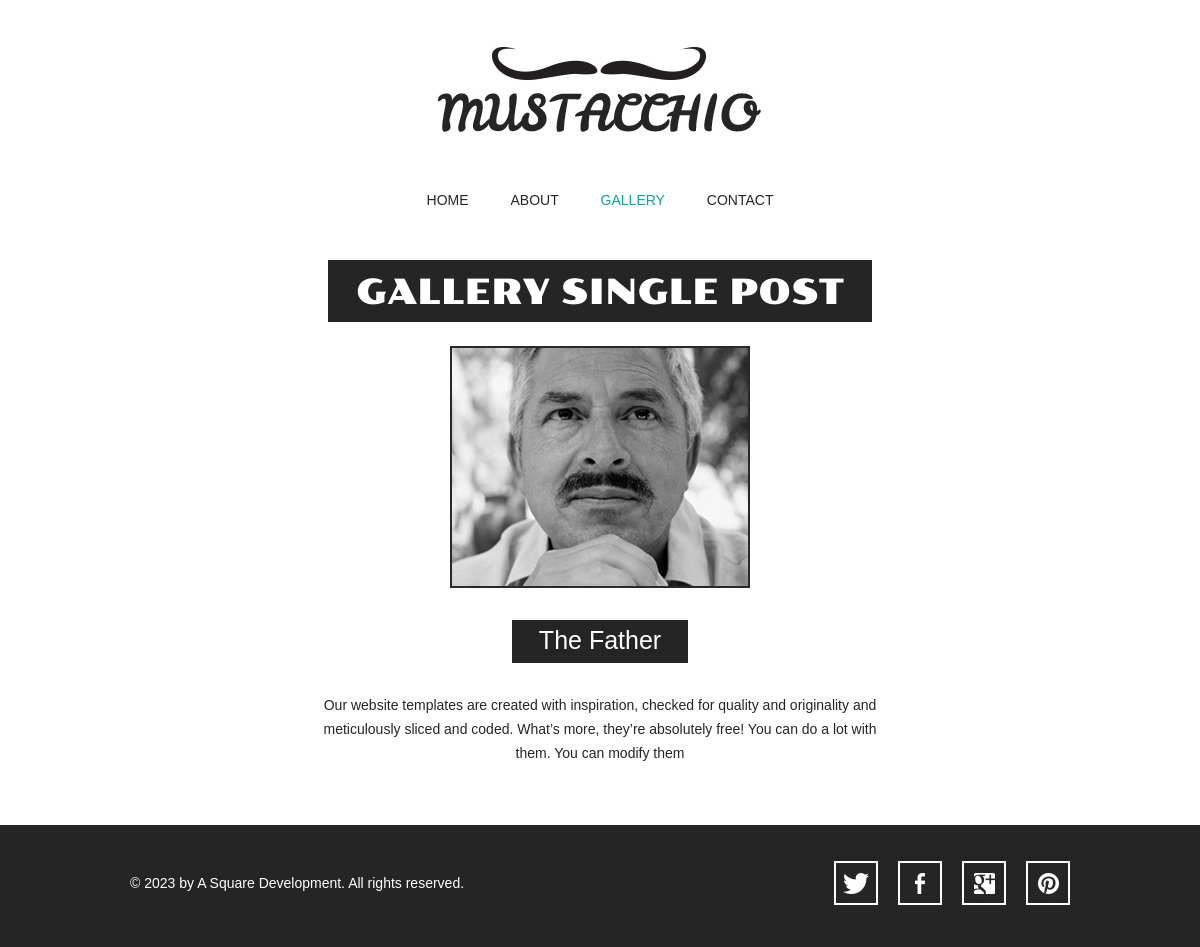
The app's page /style/1 with its own data.
### Base/models.py (models this page shows, shortened)
class Style(models.Model):
    id = models.AutoField(primary_key=True)
    name = models.CharField(max_length=40,default='The Father')
    image = models.ImageField(upload_to = 'static/uploads')
    description = models.CharField(max_length=250)

### Base/views.py (the view)
# urls.py: path('style/<str:id>',style, name='style_page'),
def style(request , id):
    nav_class = {
        'home' : '',
        'about' : '',
        'gallery' : 'selected',
        'contact' : '',
    }
    style = Style.objects.get(id = id)
    context = {
        'nav_class' : nav_class,
        'style' : style
    }
    return render(request , 'Base/style.html',context)

### templates/Base/style.html
{% extends 'Base/base.html' %}
	{% load static %}
	{% block content %}
	<div id="body">
		<h1><span>gallery single post</span></h1>
		<div>
			<img src="{{style.image.url}}" alt="{{style.name}}">
			<div class="article">
				<h4>{{style.name}}</h4>
				<p>
					{{style.description}}
				</p>
			</div>
		</div>
	</div>
	{% endblock %}

### static/css/style.css (style rules this page uses)
body { background: #fff; font-family: Arial, Helvetica, sans-serif; font-size: 14px; font-weight: normal; line-height: 1; margin: 0; min-width: 960px; padding: 0; }
p { color: #252525; line-height: 24px; margin: 0; padding: 0; }
#body { margin: 0; padding: 0 0 30px; text-align: center; }
#body h1 { color: #fff; display: inline; font-family: poller_oneregular; font-size: 35px; font-weight: normal; margin: 0; padding: 0; text-transform: uppercase; }
#body h1 span { background: #252525; display: inline-block; padding: 15px 28px 12px; }
#body > div { margin: 0 auto; padding: 0; width: 960px; }
#body > div img { border: 2px solid #292929; margin: 24px 0 0; padding: 0; }
#body > div .article { margin: 0 auto; padding: 30px 30px 0; width: 560px; }
#body > div .article h4 { background: #252525; color: #fff; display: inline-block; font-family: "Arial Black", Gadget, sans-serif; font-size: 25px; font-weight: normal; margin: 0 0 30px; padding: 8px 27px 10px; }
#body > div .article p { margin: 0 0 30px; }

### static/css/mobile.css (style rules this page uses)
body { min-width: 0; }
#body { width: 100%; }
#body h1 { display: block; font-size: 20px; margin: 0 auto; width: 90%; }
#body h1 span { display: block; padding: 3%; width: 94%; }
#body > div { padding: 0 5%; width: 90%; }
#body > div img { margin: 24px 0 30px; width: 98% }
#body > div .article { padding: 0; width: 100%; }
#body > div .article h2, #body > div .article h4 { font-size: 18px; font-weight: bold; }

### records on screen
Style: image (picture), name "The Father", description "Our website templates are created with inspiration, checked for quality and originality and meticulously sliced and coded. What’s more, they’re absolutely free! You can do a lot with them. You can modify them"
